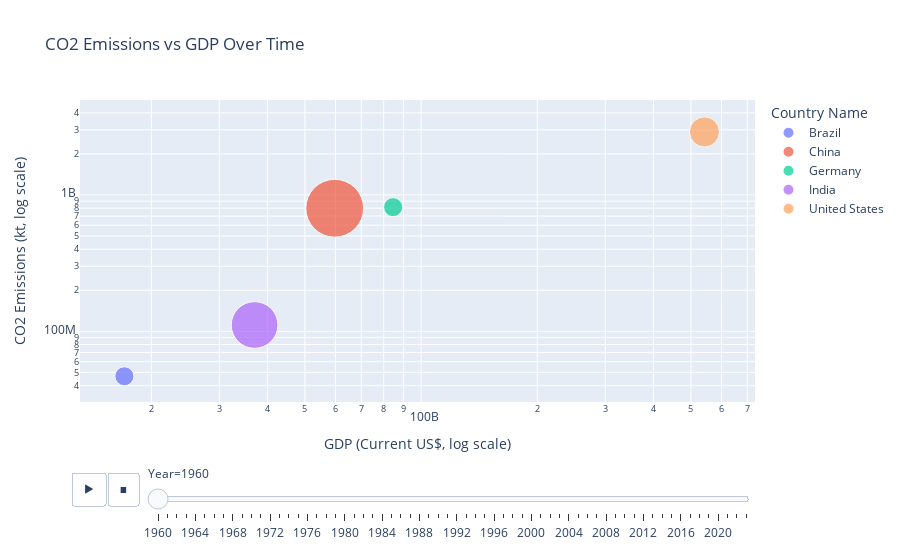

Notebook code for this chart:
### Code cell
# Cell 6: Advanced Visualization - CO2 Emissions vs GDP Over Time
def create_bubble_animation(df, selected_countries=None):
    """Create an animated bubble chart showing CO2 emissions vs GDP over time."""
    # Filter data
    if selected_countries:
        filtered_df = df[df['Country Name'].isin(selected_countries)].dropna(
            subset=['GDP (current US$)', 'CO2 Emissions (kt)', 'Population, total']
        )
    else:
        # Use top 20 countries by population if none specified
        top_countries = df.groupby('Country Name')['Population, total'].max().nlargest(20).index.tolist()
        filtered_df = df[df['Country Name'].isin(top_countries)].dropna(
            subset=['GDP (Current US$)', 'CO2 Emissions (kt)', 'Population, total']
        )

    # Create animated bubble chart
    fig = px.scatter(
        filtered_df,
        x='GDP (current US$)',
        y='CO2 Emissions (kt)',
        size='Population, total',
        color='Country Name',
        hover_name='Country Name',
        log_x=True,
        log_y=True,
        size_max=60,
        animation_frame='Year',
        title='CO2 Emissions vs GDP Over Time'
    )

    fig.update_layout(
        xaxis_title='GDP (Current US$, log scale)',
        yaxis_title='CO2 Emissions (kt, log scale)'
    )

    return fig

# Test the animation with sample countries
animation_fig = create_bubble_animation(df, sample_countries)
animation_fig.show()  # Display the animation in Jupyter

### Figure 1 — Plotly figure (JSON) as saved in the notebook; plotly's stock layout.template omitted (floating-point values rounded to 4 significant figures)
{"data": [{"hovertemplate": "<b>%{hovertext}</b><br><br>Country Name=Brazil<br>Year=1960<br>GDP (current US$)=%{x}<br>CO2 Emissions (kt)=%{y}<br>Population, total=%{marker.size}<extra></extra>", "hovertext": ["Brazil"], "legendgroup": "Brazil", "marker": {"color": "#636efa", "size": [72390000.0], "sizemode": "area", "sizeref": 399500.0, "symbol": "circle"}, "mode": "markers", "name": "Brazil", "orientation": "v", "showlegend": true, "type": "scatter", "x": [17030000000.0], "xaxis": "x", "y": [46850000.0], "yaxis": "y"}, {"hovertemplate": "<b>%{hovertext}</b><br><br>Country Name=China<br>Year=1960<br>GDP (current US$)=%{x}<br>CO2 Emissions (kt)=%{y}<br>Population, total=%{marker.size}<extra></extra>", "hovertext": ["China"], "legendgroup": "China", "marker": {"color": "#EF553B", "size": [667100000.0], "sizemode": "area", "sizeref": 399500.0, "symbol": "circle"}, "mode": "markers", "name": "China", "orientation": "v", "showlegend": true, "type": "scatter", "x": [59720000000.0], "xaxis": "x", "y": [798800000.0], "yaxis": "y"}, {"hovertemplate": "<b>%{hovertext}</b><br><br>Country Name=Germany<br>Year=1960<br>GDP (current US$)=%{x}<br>CO2 Emissions (kt)=%{y}<br>Population, total=%{marker.size}<extra></extra>", "hovertext": ["Germany"], "legendgroup": "Germany", "marker": {"color": "#00cc96", "size": [72810000.0], "sizemode": "area", "sizeref": 399500.0, "symbol": "circle"}, "mode": "markers", "name": "Germany", "orientation": "v", "showlegend": true, "type": "scatter", "x": [84620000000.0], "xaxis": "x", "y": [814000000.0], "yaxis": "y"}, {"hovertemplate": "<b>%{hovertext}</b><br><br>Country Name=India<br>Year=1960<br>GDP (current US$)=%{x}<br>CO2 Emissions (kt)=%{y}<br>Population, total=%{marker.size}<extra></extra>", "hovertext": ["India"], "legendgroup": "India", "marker": {"color": "#ab63fa", "size": [436000000.0], "sizemode": "area", "sizeref": 399500.0, "symbol": "circle"}, "mode": "markers", "name": "India", "orientation": "v", "showlegend": true, "type": "scatter", "x": [37030000000.0], "xaxis": "x", "y": [111300000.0], "yaxis": "y"}, {"hovertemplate": "<b>%{hovertext}</b><br><br>Country Name=United States<br>Year=1960<br>GDP (current US$)=%{x}<br>CO2 Emissions (kt)=%{y}<br>Population, total=%{marker.size}<extra></extra>", "hovertext": ["United States"], "legendgroup": "United States", "marker": {"color": "#FFA15A", "size": [180700000.0], "sizemode": "area", "sizeref": 399500.0, "symbol": "circle"}, "mode": "markers", "name": "United States", "orientation": "v", "showlegend": true, "type": "scatter", "x": [542000000000.0], "xaxis": "x", "y": [2897000000.0], "yaxis": "y"}], "layout": {"legend": {"itemsizing": "constant", "title": {"text": "Country Name"}, "tracegroupgap": 0}, "sliders": [{"active": 0, "currentvalue": {"prefix": "Year="}, "len": 0.9, "pad": {"b": 10, "t": 60}, "steps": [{"args": [["1960"], {"frame": {"duration": 0, "redraw": false}, "fromcurrent": true, "mode": "immediate", "transition": {"duration": 0, "easing": "linear"}}], "label": "1960", "method": "animate"}, {"args": [["1961"], {"frame": {"duration": 0, "redraw": false}, "fromcurrent": true, "mode": "immediate", "transition": {"duration": 0, "easing": "linear"}}], "label": "1961", "method": "animate"}, {"args": [["1962"], {"frame": {"duration": 0, "redraw": false}, "fromcurrent": true, "mode": "immediate", "transition": {"duration": 0, "easing": "linear"}}], "label": "1962", "method": "animate"}, {"args": [["1963"], {"frame": {"duration": 0, "redraw": false}, "fromcurrent": true, "mode": "immediate", "transition": {"duration": 0, "easing": "linear"}}], "label": "1963", "method": "animate"}, {"args": [["1964"], {"frame": {"duration": 0, "redraw": false}, "fromcurrent": true, "mode": "immediate", "transition": {"duration": 0, "easing": "linear"}}], "label": "1964", "method": "animate"}, {"args": [["1965"], {"frame": {"duration": 0, "redraw": false}, "fromcurrent": true, "mode": "immediate", "transition": {"duration": 0, "easing": "linear"}}], "label": "1965", "method": "animate"}, {"args": [["1966"], {"frame": {"duration": 0, "redraw": false}, "fromcurrent": true, "mode": "immediate", "transition": {"duration": 0, "easing": "linear"}}], "label": "1966", "method": "animate"}, {"args": [["1967"], {"frame": {"duration": 0, "redraw": false}, "fromcurrent": true, "mode": "immediate", "transition": {"duration": 0, "easing": "linear"}}], "label": "1967", "method": "animate"}, {"args": [["1968"], {"frame": {"duration": 0, "redraw": false}, "fromcurrent": true, "mode": "immediate", "transition": {"duration": 0, "easing": "linear"}}], "label": "1968", "method": "animate"}, {"args": [["1969"], {"frame": {"duration": 0, "redraw": false}, "fromcurrent": true, "mode": "immediate", "transition": {"duration": 0, "easing": "linear"}}], "label": "1969", "method": "animate"}, {"args": [["1970"], {"frame": {"duration": 0, "redraw": false}, "fromcurrent": true, "mode": "immediate", "transition": {"duration": 0, "easing": "linear"}}], "label": "1970", "method": "animate"}, {"args": [["1971"], {"frame": {"duration": 0, "redraw": false}, "fromcurrent": true, "mode": "immediate", "transition": {"duration": 0, "easing": "linear"}}], "label": "1971", "method": "animate"}, {"args": [["1972"], {"frame": {"duration": 0, "redraw": false}, "fromcurrent": true, "mode": "immediate", "transition": {"duration": 0, "easing": "linear"}}], "label": "1972", "method": "animate"}, {"args": [["1973"], {"frame": {"duration": 0, "redraw": false}, "fromcurrent": true, "mode": "immediate", "transition": {"duration": 0, "easing": "linear"}}], "label": "1973", "method": "animate"}, {"args": [["1974"], {"frame": {"duration": 0, "redraw": false}, "fromcurrent": true, "mode": "immediate", "transition": {"duration": 0, "easing": "linear"}}], "label": "1974", "method": "animate"}, {"args": [["1975"], {"frame": {"duration": 0, "redraw": false}, "fromcurrent": true, "mode": "immediate", "transition": {"duration": 0, "easing": "linear"}}], "label": "1975", "method": "animate"}, {"args": [["1976"], {"frame": {"duration": 0, "redraw": false}, "fromcurrent": true, "mode": "immediate", "transition": {"duration": 0, "easing": "linear"}}], "label": "1976", "method": "animate"}, {"args": [["1977"], {"frame": {"duration": 0, "redraw": false}, "fromcurrent": true, "mode": "immediate", "transition": {"duration": 0, "easing": "linear"}}], "label": "1977", "method": "animate"}, {"args": [["1978"], {"frame": {"duration": 0, "redraw": false}, "fromcurrent": true, "mode": "immediate", "transition": {"duration": 0, "easing": "linear"}}], "label": "1978", "method": "animate"}, {"args": [["1979"], {"frame": {"duration": 0, "redraw": false}, "fromcurrent": true, "mode": "immediate", "transition": {"duration": 0, "easing": "linear"}}], "label": "1979", "method": "animate"}, {"args": [["1980"], {"frame": {"duration": 0, "redraw": false}, "fromcurrent": true, "mode": "immediate", "transition": {"duration": 0, "easing": "linear"}}], "label": "1980", "method": "animate"}, {"args": [["1981"], {"frame": {"duration": 0, "redraw": false}, "fromcurrent": true, "mode": "immediate", "transition": {"duration": 0, "easing": "linear"}}], "label": "1981", "method": "animate"}, {"args": [["1982"], {"frame": {"duration": 0, "redraw": false}, "fromcurrent": true, "mode": "immediate", "transition": {"duration": 0, "easing": "linear"}}], "label": "1982", "method": "animate"}, {"args": [["1983"], {"frame": {"duration": 0, "redraw": false}, "fromcurrent": true, "mode": "immediate", "transition": {"duration": 0, "easing": "linear"}}], "label": "1983", "method": "animate"}, {"args": [["1984"], {"frame": {"duration": 0, "redraw": false}, "fromcurrent": true, "mode": "immediate", "transition": {"duration": 0, "easing": "linear"}}], "label": "1984", "method": "animate"}, {"args": [["1985"], {"frame": {"duration": 0, "redraw": false}, "fromcurrent": true, "mode": "immediate", "transition": {"duration": 0, "easing": "linear"}}], "label": "1985", "method": "animate"}, {"args": [["1986"], {"frame": {"duration": 0, "redraw": false}, "fromcurrent": true, "mode": "immediate", "transition": {"duration": 0, "easing": "linear"}}], "label": "1986", "method": "animate"}, {"args": [["1987"], {"frame": {"duration": 0, "redraw": false}, "fromcurrent": true, "mode": "immediate", "transition": {"duration": 0, "easing": "linear"}}], "label": "1987", "method": "animate"}, {"args": [["1988"], {"frame": {"duration": 0, "redraw": false}, "fromcurrent": true, "mode": "immediate", "transition": {"duration": 0, "easing": "linear"}}], "label": "1988", "method": "animate"}, {"args": [["1989"], {"frame": {"duration": 0, "redraw": false}, "fromcurrent": true, "mode": "immediate", "transition": {"duration": 0, "easing": "linear"}}], "label": "1989", "method": "animate"}, {"args": [["1990"], {"frame": {"duration": 0, "redraw": false}, "fromcurrent": true, "mode": "immediate", "transition": {"duration": 0, "easing": "linear"}}], "label": "1990", "method": "animate"}, {"args": [["1991"], {"frame": {"duration": 0, "redraw": false}, "fromcurrent": true, "mode": "immediate", "transition": {"duration": 0, "easing": "linear"}}], "label": "1991", "method": "animate"}, {"args": [["1992"], {"frame": {"duration": 0, "redraw": false}, "fromcurrent": true, "mode": "immediate", "transition": {"duration": 0, "easing": "linear"}}], "label": "1992", "method": "animate"}, {"args": [["1993"], {"frame": {"duration": 0, "redraw": false}, "fromcurrent": true, "mode": "immediate", "transition": {"duration": 0, "easing": "linear"}}], "label": "1993", "method": "animate"}, {"args": [["1994"], {"frame": {"duration": 0, "redraw": false}, "fromcurrent": true, "mode": "immediate", "transition": {"duration": 0, "easing": "linear"}}], "label": "1994", "method": "animate"}, {"args": [["1995"], {"frame": {"duration": 0, "redraw": false}, "fromcurrent": true, "mode": "immediate", "transition": {"duration": 0, "easing": "linear"}}], "label": "1995", "method": "animate"}, {"args": [["1996"], {"frame": {"duration": 0, "redraw": false}, "fromcurrent": true, "mode": "immediate", "transition": {"duration": 0, "easing": "linear"}}], "label": "1996", "method": "animate"}, {"args": [["1997"], {"frame": {"duration": 0, "redraw": false}, "fromcurrent": true, "mode": "immediate", "transition": {"duration": 0, "easing": "linear"}}], "label": "1997", "method": "animate"}, {"args": [["1998"], {"frame": {"duration": 0, "redraw": false}, "fromcurrent": true, "mode": "immediate", "transition": {"duration": 0, "easing": "linear"}}], "label": "1998", "method": "animate"}, {"args": [["1999"], {"frame": {"duration": 0, "redraw": false}, "fromcurrent": true, "mode": "immediate", "transition": {"duration": 0, "easing": "linear"}}], "label": "1999", "method": "animate"}, {"args": [["2000"], {"frame": {"duration": 0, "redraw": false}, "fromcurrent": true, "mode": "immediate", "transition": {"duration": 0, "easing": "linear"}}], "label": "2000", "method": "animate"}, {"args": [["2001"], {"frame": {"duration": 0, "redraw": false}, "fromcurrent": true, "mode": "immediate", "transition": {"duration": 0, "easing": "linear"}}], "label": "2001", "method": "animate"}, {"args": [["2002"], {"frame": {"duration": 0, "redraw": false}, "fromcurrent": true, "mode": "immediate", "transition": {"duration": 0, "easing": "linear"}}], "label": "2002", "method": "animate"}, {"args": [["2003"], {"frame": {"duration": 0, "redraw": false}, "fromcurrent": true, "mode": "immediate", "transition": {"duration": 0, "easing": "linear"}}], "label": "2003", "method": "animate"}, {"args": [["2004"], {"frame": {"duration": 0, "redraw": false}, "fromcurrent": true, "mode": "immediate", "transition": {"duration": 0, "easing": "linear"}}], "label": "2004", "method": "animate"}, {"args": [["2005"], {"frame": {"duration": 0, "redraw": false}, "fromcurrent": true, "mode": "immediate", "transition": {"duration": 0, "easing": "linear"}}], "label": "2005", "method": "animate"}, {"args": [["2006"], {"frame": {"duration": 0, "redraw": false}, "fromcurrent": true, "mode": "immediate", "transition": {"duration": 0, "easing": "linear"}}], "label": "2006", "method": "animate"}, {"args": [["2007"], {"frame": {"duration": 0, "redraw": false}, "fromcurrent": true, "mode": "immediate", "transition": {"duration": 0, "easing": "linear"}}], "label": "2007", "method": "animate"}, {"args": [["2008"], {"frame": {"duration": 0, "redraw": false}, "fromcurrent": true, "mode": "immediate", "transition": {"duration": 0, "easing": "linear"}}], "label": "2008", "method": "animate"}, {"args": [["2009"], {"frame": {"duration": 0, "redraw": false}, "fromcurrent": true, "mode": "immediate", "transition": {"duration": 0, "easing": "linear"}}], "label": "2009", "method": "animate"}, {"args": [["2010"], {"frame": {"duration": 0, "redraw": false}, "fromcurrent": true, "mode": "immediate", "transition": {"duration": 0, "easing": "linear"}}], "label": "2010", "method": "animate"}, {"args": [["2011"], {"frame": {"duration": 0, "redraw": false}, "fromcurrent": true, "mode": "immediate", "transition": {"duration": 0, "easing": "linear"}}], "label": "2011", "method": "animate"}, {"args": [["2012"], {"frame": {"duration": 0, "redraw": false}, "fromcurrent": true, "mode": "immediate", "transition": {"duration": 0, "easing": "linear"}}], "label": "2012", "method": "animate"}, {"args": [["2013"], {"frame": {"duration": 0, "redraw": false}, "fromcurrent": true, "mode": "immediate", "transition": {"duration": 0, "easing": "linear"}}], "label": "2013", "method": "animate"}, {"args": [["2014"], {"frame": {"duration": 0, "redraw": false}, "fromcurrent": true, "mode": "immediate", "transition": {"duration": 0, "easing": "linear"}}], "label": "2014", "method": "animate"}, {"args": [["2015"], {"frame": {"duration": 0, "redraw": false}, "fromcurrent": true, "mode": "immediate", "transition": {"duration": 0, "easing": "linear"}}], "label": "2015", "method": "animate"}, {"args": [["2016"], {"frame": {"duration": 0, "redraw": false}, "fromcurrent": true, "mode": "immediate", "transition": {"duration": 0, "easing": "linear"}}], "label": "2016", "method": "animate"}, {"args": [["2017"], {"frame": {"duration": 0, "redraw": false}, "fromcurrent": true, "mode": "immediate", "transition": {"duration": 0, "easing": "linear"}}], "label": "2017", "method": "animate"}, {"args": [["2018"], {"frame": {"duration": 0, "redraw": false}, "fromcurrent": true, "mode": "immediate", "transition": {"duration": 0, "easing": "linear"}}], "label": "2018", "method": "animate"}, {"args": [["2019"], {"frame": {"duration": 0, "redraw": false}, "fromcurrent": true, "mode": "immediate", "transition": {"duration": 0, "easing": "linear"}}], "label": "2019", "method": "animate"}, {"args": [["2020"], {"frame": {"duration": 0, "redraw": false}, "fromcurrent": true, "mode": "immediate", "transition": {"duration": 0, "easing": "linear"}}], "label": "2020", "method": "animate"}, {"args": [["2021"], {"frame": {"duration": 0, "redraw": false}, "fromcurrent": true, "mode": "immediate", "transition": {"duration": 0, "easing": "linear"}}], "label": "2021", "method": "animate"}, {"args": [["2022"], {"frame": {"duration": 0, "redraw": false}, "fromcurrent": true, "mode": "immediate", "transition": {"duration": 0, "easing": "linear"}}], "label": "2022", "method": "animate"}, {"args": [["2023"], {"frame": {"duration": 0, "redraw": false}, "fromcurrent": true, "mode": "immediate", "transition": {"duration": 0, "easing": "linear"}}], "label": "2023", "method": "animate"}], "x": 0.1, "xanchor": "left", "y": 0, "yanchor": "top"}], "title": {"text": "CO2 Emissions vs GDP Over Time"}, "updatemenus": [{"buttons": [{"args": [null, {"frame": {"duration": 500, "redraw": false}, "fromcurrent": true, "mode": "immediate", "transition": {"duration": 500, "easing": "linear"}}], "label": "&#9654;", "method": "animate"}, {"args": [[null], {"frame": {"duration": 0, "redraw": false}, "fromcurrent": true, "mode": "immediate", "transition": {"duration": 0, "easing": "linear"}}], "label": "&#9724;", "method": "animate"}], "direction": "left", "pad": {"r": 10, "t": 70}, "showactive": false, "type": "buttons", "x": 0.1, "xanchor": "right", "y": 0, "yanchor": "top"}], "xaxis": {"anchor": "y", "domain": [0, 1], "title": {"text": "GDP (Current US$, log scale)"}, "type": "log"}, "yaxis": {"anchor": "x", "domain": [0, 1], "title": {"text": "CO2 Emissions (kt, log scale)"}, "type": "log"}}}
